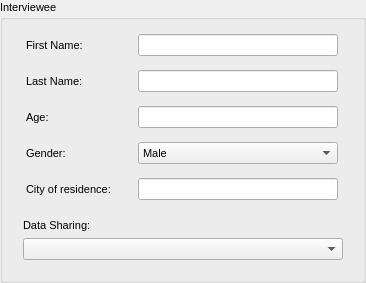
          <widget class="QGroupBox" name="interviewee" >
           <property name="font" >
            <font>
             <pointsize>8</pointsize>
            </font>
           </property>
           <property name="title" >
            <string>Interviewee</string>
           </property>
           <layout class="QVBoxLayout" name="verticalLayout_2" >
            <item>
             <widget class="QWidget" native="1" name="interviewee_first_name" >
              <property name="font" >
               <font>
                <pointsize>8</pointsize>
               </font>
              </property>
              <layout class="QHBoxLayout" >
               <property name="spacing" >
                <number>4</number>
               </property>
               <property name="margin" >
                <number>4</number>
               </property>
               <item>
                <widget class="QLabel" name="interviewee_first_name_text" >
                 <property name="minimumSize" >
                  <size>
                   <width>100</width>
                   <height>0</height>
                  </size>
                 </property>
                 <property name="maximumSize" >
                  <size>
                   <width>100</width>
                   <height>16777215</height>
                  </size>
                 </property>
                 <property name="font" >
                  <font>
                   <pointsize>8</pointsize>
                  </font>
                 </property>
                 <property name="text" >
                  <string>First Name:</string>
                 </property>
                </widget>
               </item>
               <item>
                <widget class="QLineEdit" name="interviewee_first_name_line" >
                 <property name="enabled" >
                  <bool>true</bool>
                 </property>
                 <property name="minimumSize" >
                  <size>
                   <width>200</width>
                   <height>0</height>
                  </size>
                 </property>
                 <property name="maximumSize" >
                  <size>
                   <width>200</width>
                   <height>16777215</height>
                  </size>
                 </property>
                 <property name="font" >
                  <font>
                   <pointsize>8</pointsize>
                  </font>
                 </property>
                 <property name="text" >
                  <string/>
                 </property>
                </widget>
               </item>
              </layout>
             </widget>
            </item>
            <item>
             <widget class="QWidget" native="1" name="interviewee_last_name" >
              <property name="font" >
               <font>
                <pointsize>8</pointsize>
               </font>
              </property>
              <layout class="QHBoxLayout" >
               <property name="spacing" >
                <number>4</number>
               </property>
               <property name="margin" >
                <number>4</number>
               </property>
               <item>
                <widget class="QLabel" name="interviewee_last_name_text" >
                 <property name="minimumSize" >
                  <size>
                   <width>100</width>
                   <height>0</height>
                  </size>
                 </property>
                 <property name="maximumSize" >
                  <size>
                   <width>100</width>
                   <height>16777215</height>
                  </size>
                 </property>
                 <property name="font" >
                  <font>
                   <pointsize>8</pointsize>
                  </font>
                 </property>
                 <property name="text" >
                  <string>Last Name:</string>
                 </property>
                </widget>
               </item>
               <item>
                <widget class="QLineEdit" name="interviewee_last_name_line" >
                 <property name="enabled" >
                  <bool>true</bool>
                 </property>
                 <property name="minimumSize" >
                  <size>
                   <width>200</width>
                   <height>0</height>
                  </size>
                 </property>
                 <property name="maximumSize" >
                  <size>
                   <width>200</width>
                   <height>16777215</height>
                  </size>
                 </property>
                 <property name="font" >
                  <font>
                   <pointsize>8</pointsize>
                  </font>
                 </property>
                 <property name="text" >
                  <string/>
                 </property>
                </widget>
               </item>
              </layout>
             </widget>
            </item>
            <item>
             <widget class="QWidget" native="1" name="age" >
              <property name="font" >
               <font>
                <pointsize>8</pointsize>
               </font>
              </property>
              <layout class="QHBoxLayout" >
               <property name="spacing" >
                <number>4</number>
               </property>
               <property name="margin" >
                <number>4</number>
               </property>
               <item>
                <widget class="QLabel" name="age_text" >
                 <property name="minimumSize" >
                  <size>
                   <width>100</width>
                   <height>0</height>
                  </size>
                 </property>
                 <property name="maximumSize" >
                  <size>
                   <width>100</width>
                   <height>16777215</height>
                  </size>
                 </property>
                 <property name="font" >
                  <font>
                   <pointsize>8</pointsize>
                  </font>
                 </property>
                 <property name="text" >
                  <string>Age:</string>
                 </property>
                </widget>
               </item>
               <item>
                <widget class="QLineEdit" name="age_line" >
                 <property name="enabled" >
                  <bool>true</bool>
                 </property>
                 <property name="minimumSize" >
                  <size>
                   <width>200</width>
                   <height>0</height>
                  </size>
                 </property>
                 <property name="maximumSize" >
                  <size>
                   <width>200</width>
                   <height>16777215</height>
                  </size>
                 </property>
                 <property name="font" >
                  <font>
                   <pointsize>8</pointsize>
                  </font>
                 </property>
                 <property name="text" >
                  <string/>
                 </property>
                </widget>
               </item>
              </layout>
             </widget>
            </item>
            <item>
             <widget class="QWidget" native="1" name="gender" >
              <property name="font" >
               <font>
                <pointsize>8</pointsize>
               </font>
              </property>
              <layout class="QHBoxLayout" >
               <property name="spacing" >
                <number>4</number>
               </property>
               <property name="margin" >
                <number>4</number>
               </property>
               <item>
                <widget class="QLabel" name="gender_text" >
                 <property name="minimumSize" >
                  <size>
                   <width>100</width>
                   <height>0</height>
                  </size>
                 </property>
                 <property name="maximumSize" >
                  <size>
                   <width>100</width>
                   <height>16777215</height>
                  </size>
                 </property>
                 <property name="font" >
                  <font>
                   <pointsize>8</pointsize>
                  </font>
                 </property>
                 <property name="text" >
                  <string>Gender:</string>
                 </property>
                </widget>
               </item>
               <item>
                <widget class="QComboBox" name="gender_comboBox" >
                 <property name="maximumSize" >
                  <size>
                   <width>200</width>
                   <height>16777215</height>
                  </size>
                 </property>
                 <property name="font" >
                  <font>
                   <pointsize>8</pointsize>
                  </font>
                 </property>
                 <property name="currentIndex" >
                  <number>1</number>
                 </property>
                 <item>
                  <property name="text" >
                   <string/>
                  </property>
                 </item>
                 <item>
                  <property name="text" >
                   <string>Male</string>
                  </property>
                 </item>
                 <item>
                  <property name="text" >
                   <string>Female</string>
                  </property>
                 </item>
                </widget>
               </item>
              </layout>
             </widget>
            </item>
            <item>
             <widget class="QWidget" native="1" name="age_2" >
              <property name="font" >
               <font>
                <pointsize>8</pointsize>
               </font>
              </property>
              <layout class="QHBoxLayout" name="_2" >
               <property name="spacing" >
                <number>4</number>
               </property>
               <property name="margin" >
                <number>4</number>
               </property>
               <item>
                <widget class="QLabel" name="city_text" >
                 <property name="minimumSize" >
                  <size>
                   <width>100</width>
                   <height>0</height>
                  </size>
                 </property>
                 <property name="maximumSize" >
                  <size>
                   <width>100</width>
                   <height>16777215</height>
                  </size>
                 </property>
                 <property name="font" >
                  <font>
                   <pointsize>8</pointsize>
                  </font>
                 </property>
                 <property name="text" >
                  <string>City of residence:</string>
                 </property>
                </widget>
               </item>
               <item>
                <widget class="QLineEdit" name="city_line" >
                 <property name="enabled" >
                  <bool>true</bool>
                 </property>
                 <property name="minimumSize" >
                  <size>
                   <width>200</width>
                   <height>0</height>
                  </size>
                 </property>
                 <property name="maximumSize" >
                  <size>
                   <width>200</width>
                   <height>16777215</height>
                  </size>
                 </property>
                 <property name="font" >
                  <font>
                   <pointsize>8</pointsize>
                  </font>
                 </property>
                 <property name="text" >
                  <string/>
                 </property>
                </widget>
               </item>
              </layout>
             </widget>
            </item>
            <item>
             <widget class="QWidget" native="1" name="data_sharing" >
              <property name="font" >
               <font>
                <pointsize>8</pointsize>
               </font>
              </property>
              <layout class="QVBoxLayout" name="verticalLayout_7" >
               <item>
                <widget class="QLabel" name="data_sharing_text" >
                 <property name="minimumSize" >
                  <size>
                   <width>100</width>
                   <height>0</height>
                  </size>
                 </property>
                 <property name="maximumSize" >
                  <size>
                   <width>100</width>
                   <height>16777215</height>
                  </size>
                 </property>
                 <property name="font" >
                  <font>
                   <pointsize>8</pointsize>
                  </font>
                 </property>
                 <property name="text" >
                  <string>Data Sharing:</string>
                 </property>
                </widget>
               </item>
               <item>
                <widget class="QComboBox" name="data_sharing_comboBox" >
                 <property name="maximumSize" >
                  <size>
                   <width>320</width>
                   <height>16777215</height>
                  </size>
                 </property>
                 <property name="font" >
                  <font>
                   <pointsize>8</pointsize>
                  </font>
                 </property>
                 <item>
                  <property name="text" >
                   <string/>
                  </property>
                 </item>
                 <item>
                  <property name="text" >
                   <string>Private (not available in public form, private usage only)</string>
                  </property>
                 </item>
                 <item>
                  <property name="text" >
                   <string>Amalgamated (only shown publically when combined with other fishers data)</string>
                  </property>
                 </item>
                 <item>
                  <property name="text" >
                   <string>Complete (can be shown publically as a stand alone dataset)</string>
                  </property>
                 </item>
                 <item>
                  <property name="text" >
                   <string>Limited (none of the above, individual data sharing agreement)</string>
                  </property>
                 </item>
                </widget>
               </item>
              </layout>
             </widget>
            </item>
           </layout>
          </widget>
